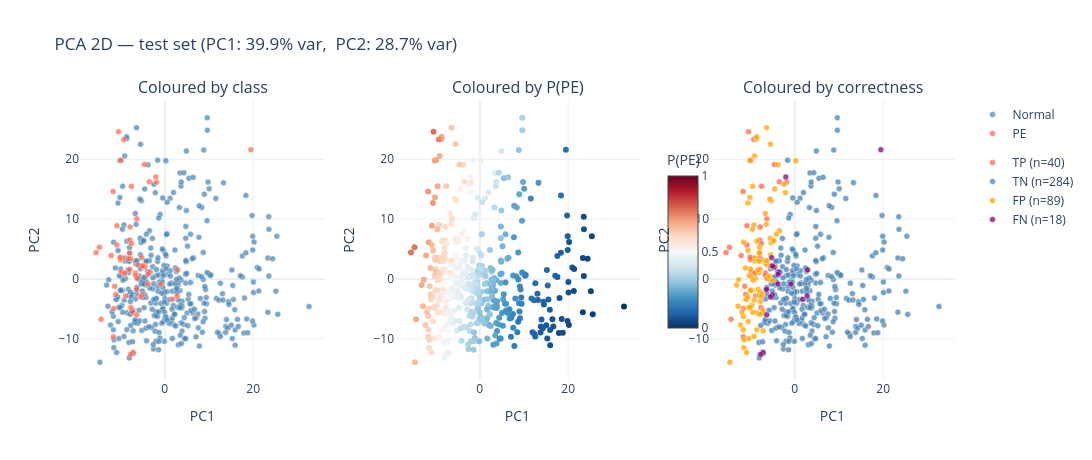

Here is the notebook cell this chart was saved with:
### Code cell
df_pca = pd.DataFrame({
    'PC1': pcs_test[:, 0], 'PC2': pcs_test[:, 1], 'PC3': pcs_test[:, 2],
    'class': np.where(y_test==1, 'PE', 'Normal'),
    'P(PE)': probs_test, 'category': categ,
    'patient': g_test,
})

fig = make_subplots(rows=1, cols=3,
    subplot_titles=('Coloured by class', 'Coloured by P(PE)', 'Coloured by correctness'),
    horizontal_spacing=0.08)
for cls, c in [('Normal', C_NORM), ('PE', C_PE)]:
    sub = df_pca[df_pca['class']==cls]
    fig.add_trace(go.Scatter(x=sub.PC1, y=sub.PC2, mode='markers',
        marker=dict(size=6, color=c, opacity=0.7, line=dict(width=0.5, color='white')),
        name=cls, legendgroup='cls'), row=1, col=1)
fig.add_trace(go.Scatter(x=df_pca.PC1, y=df_pca.PC2, mode='markers',
    marker=dict(size=6, color=df_pca['P(PE)'], colorscale='RdBu_r', cmin=0, cmax=1,
                showscale=True, colorbar=dict(title='P(PE)', x=0.66, len=0.7)),
    showlegend=False), row=1, col=2)
for cat, c in categ_color.items():
    sub = df_pca[df_pca['category']==cat]
    if len(sub):
        fig.add_trace(go.Scatter(x=sub.PC1, y=sub.PC2, mode='markers',
            marker=dict(size=6, color=c, opacity=0.75, line=dict(width=0.5, color='white')),
            name=f'{cat} (n={len(sub)})', legendgroup='cat'), row=1, col=3)
fig.update_xaxes(title_text='PC1'); fig.update_yaxes(title_text='PC2')
fig.update_layout(template='plotly_white', width=1300, height=460,
    title=f'PCA 2D — test set (PC1: {var_ratio[0]*100:.1f}% var,  PC2: {var_ratio[1]*100:.1f}% var)')
fig.show()

### Figure 1 — Plotly figure (JSON) as saved in the notebook; plotly's stock layout.template omitted (floating-point values rounded to 4 significant figures; data arrays with more than 128 entries replaced by an {"elided": "..."} marker saying what was removed)
{"data": [{"legendgroup": "cls", "marker": {"color": "steelblue", "line": {"color": "white", "width": 0.5}, "opacity": 0.7, "size": 6}, "mode": "markers", "name": "Normal", "x": {"elided": "373 float values"}, "y": {"elided": "373 float values"}, "type": "scatter", "xaxis": "x", "yaxis": "y"}, {"legendgroup": "cls", "marker": {"color": "tomato", "line": {"color": "white", "width": 0.5}, "opacity": 0.7, "size": 6}, "mode": "markers", "name": "PE", "x": [-2.027, -6.623, -6.632, -9.543, -10.06, -3.803, -1.864, 19.49, -6.213, -7.555, -6.338, -9.886, -11.69, -7.853, -12.13, -0.884, -3.501, -4.618, 1.821, 2.801, -5.083, -9.288, -10.48, -4.432, -7.701, -9.313, -3.584, -7.904, -3.784, -9.869, -9.026, -7.898, -6.419, -6.066, -4.713, -5.065, -7.38, -7.974, 2.9, -15.57, -10.82, -5.229, -7.578, -8.2, -10.83, -5.539, -7.213, -7.774, -6.348, -14.78, -7.678, -11.66, -14.42, -10.11, -11.1, -11.33, -8.846, -11.6], "y": [17.02, 0.986, 0.5971, 3.48, 3.209, -0.8415, 16.18, 21.6, 0.1225, 15.49, 10.05, 19.84, 14.62, 8.692, 3.899, -0.8609, 16.24, 19.12, -3.403, -2.839, -2.647, 23.31, 24.61, 2.134, 3.386, 0.8899, 1.111, 6.503, 0.7521, 1.199, 0.971, 1.631, -1.773, 2.337, 1.953, 2.187, -5.434, 4.272, 1.521, 4.402, 5.683, 3.558, 5.941, 3.391, 8.909, -3.001, -12.26, -12.61, -6.004, 5.305, -4.788, -9.67, -6.736, 3.623, -2.6, -1.237, -2.83, -4.952], "type": "scatter", "xaxis": "x", "yaxis": "y"}, {"marker": {"cmax": 1, "cmin": 0, "color": {"elided": "431 float values"}, "colorbar": {"len": 0.7, "title": {"text": "P(PE)"}, "x": 0.66}, "colorscale": [[0.0, "rgb(5,48,97)"], [0.1, "rgb(33,102,172)"], [0.2, "rgb(67,147,195)"], [0.3, "rgb(146,197,222)"], [0.4, "rgb(209,229,240)"], [0.5, "rgb(247,247,247)"], [0.6, "rgb(253,219,199)"], [0.7, "rgb(244,165,130)"], [0.8, "rgb(214,96,77)"], [0.9, "rgb(178,24,43)"], [1.0, "rgb(103,0,31)"]], "showscale": true, "size": 6}, "mode": "markers", "showlegend": false, "x": {"elided": "431 float values"}, "y": {"elided": "431 float values"}, "type": "scatter", "xaxis": "x2", "yaxis": "y2"}, {"legendgroup": "cat", "marker": {"color": "tomato", "line": {"color": "white", "width": 0.5}, "opacity": 0.75, "size": 6}, "mode": "markers", "name": "TP (n=40)", "x": [-6.623, -6.632, -9.543, -10.06, -1.864, -6.213, -7.555, -6.338, -9.886, -11.69, -7.853, -12.13, -3.501, -4.618, -9.288, -10.48, -4.432, -7.701, -9.313, -7.904, -9.869, -9.026, -7.898, -6.066, -7.38, -7.974, -15.57, -10.82, -7.578, -8.2, -10.83, -14.78, -7.678, -11.66, -14.42, -10.11, -11.1, -11.33, -8.846, -11.6], "y": [0.986, 0.5971, 3.48, 3.209, 16.18, 0.1225, 15.49, 10.05, 19.84, 14.62, 8.692, 3.899, 16.24, 19.12, 23.31, 24.61, 2.134, 3.386, 0.8899, 6.503, 1.199, 0.971, 1.631, 2.337, -5.434, 4.272, 4.402, 5.683, 5.941, 3.391, 8.909, 5.305, -4.788, -9.67, -6.736, 3.623, -2.6, -1.237, -2.83, -4.952], "type": "scatter", "xaxis": "x3", "yaxis": "y3"}, {"legendgroup": "cat", "marker": {"color": "steelblue", "line": {"color": "white", "width": 0.5}, "opacity": 0.75, "size": 6}, "mode": "markers", "name": "TN (n=284)", "x": {"elided": "284 float values"}, "y": {"elided": "284 float values"}, "type": "scatter", "xaxis": "x3", "yaxis": "y3"}, {"legendgroup": "cat", "marker": {"color": "orange", "line": {"color": "white", "width": 0.5}, "opacity": 0.75, "size": 6}, "mode": "markers", "name": "FP (n=89)", "x": [-7.163, -11.64, -7.982, -5.297, -8.903, -9.23, -6.387, -2.141, -10.48, -5.523, -11.06, -3.485, -6.489, -11.57, 0.229, -11.63, -9.182, -10.59, -9.592, -5.361, -10.58, -9.537, -10.18, -11.94, -9.719, -9.77, -12.28, -8.124, -8.549, -7.213, -6.553, -9.005, -5.559, -3.79, -12.86, -6.671, -5.558, -8.625, -8.639, -5.668, -8.273, -9.077, -4.549, -5.481, -2.466, -8.079, -13.17, -6.644, -5.498, -9.596, -9.439, -9.967, -10.9, -7.794, -5.003, -9.525, -10.0, -11.18, -7.413, -8.576, -6.285, -9.228, -7.984, -7.337, -14.68, -7.844, -9.002, -8.31, -6.268, -10.41, -10.93, -10.65, -4.839, -11.53, -11.51, -5.8, -8.308, -10.13, -8.02, -4.802, -12.68, -7.587, -4.165, -10.54, -10.3, -7.799, -8.585, -9.991, -10.16], "y": [-8.667, -8.505, 4.369, 13.08, 0.07165, 9.028, 25.27, 14.41, -4.779, -0.1692, -3.349, 8.054, 9.124, 6.128, 19.76, -6.255, -3.531, 12.67, 8.308, 6.074, 4.754, 15.49, 19.81, -5.523, -4.44, 0.4658, -7.689, 1.06, -5.651, -5.26, 2.508, 3.514, 2.144, 19.09, -4.557, 10.93, 6.797, 23.45, 23.75, 13.37, -1.71, 20.54, 15.04, 22.53, 15.84, -2.733, -1.03, 3.037, 4.064, -1.908, -0.2104, -1.845, -12.28, -2.217, -0.2169, -5.561, 1.646, 1.838, -2.516, 6.318, 0.08667, -9.612, 5.248, -5.693, -13.92, -5.905, 3.02, 3.05, 3.043, -9.964, -3.389, -2.996, 6.306, -11.48, -10.17, 0.4791, 1.51, -4.765, 2.967, 6.446, -0.1406, -2.974, 7.491, -7.127, 0.5235, -3.752, -8.499, -1.92, 13.62], "type": "scatter", "xaxis": "x3", "yaxis": "y3"}, {"legendgroup": "cat", "marker": {"color": "purple", "line": {"color": "white", "width": 0.5}, "opacity": 0.75, "size": 6}, "mode": "markers", "name": "FN (n=18)", "x": [-2.027, -3.803, 19.49, -0.884, 1.821, 2.801, -5.083, -3.584, -3.784, -6.419, -4.713, -5.065, 2.9, -5.229, -5.539, -7.213, -7.774, -6.348], "y": [17.02, -0.8415, 21.6, -0.8609, -3.403, -2.839, -2.647, 1.111, 0.7521, -1.773, 1.953, 2.187, 1.521, 3.558, -3.001, -12.26, -12.61, -6.004], "type": "scatter", "xaxis": "x3", "yaxis": "y3"}], "layout": {"xaxis": {"anchor": "y", "domain": [0.0, 0.28], "title": {"text": "PC1"}}, "yaxis": {"anchor": "x", "domain": [0.0, 1.0], "title": {"text": "PC2"}}, "xaxis2": {"anchor": "y2", "domain": [0.36, 0.64], "title": {"text": "PC1"}}, "yaxis2": {"anchor": "x2", "domain": [0.0, 1.0], "title": {"text": "PC2"}}, "xaxis3": {"anchor": "y3", "domain": [0.72, 1.0], "title": {"text": "PC1"}}, "yaxis3": {"anchor": "x3", "domain": [0.0, 1.0], "title": {"text": "PC2"}}, "annotations": [{"font": {"size": 16}, "showarrow": false, "text": "Coloured by class", "x": 0.14, "xanchor": "center", "xref": "paper", "y": 1.0, "yanchor": "bottom", "yref": "paper"}, {"font": {"size": 16}, "showarrow": false, "text": "Coloured by P(PE)", "x": 0.5, "xanchor": "center", "xref": "paper", "y": 1.0, "yanchor": "bottom", "yref": "paper"}, {"font": {"size": 16}, "showarrow": false, "text": "Coloured by correctness", "x": 0.86, "xanchor": "center", "xref": "paper", "y": 1.0, "yanchor": "bottom", "yref": "paper"}], "width": 1300, "height": 460, "title": {"text": "PCA 2D — test set (PC1: 39.9% var,  PC2: 28.7% var)"}}}
